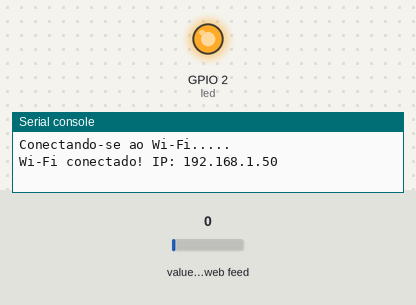
Recording of a program running on a simulated ESP32 board running MicroPython. Parts: output pins drawn as LEDs (lit = HIGH), the last lines printed to the serial console. Inputs (shaded band) come from the test bench; at power-on: value of the web feed 0. WiFi joins after 1.5 s; requests to the public web service named in the program get a made-up reply in its usual format after 0.4 s (London, UTC, broken clouds, 64 % humidity, 1013 hPa unless stated).

Above: at 2.5 s.
At 19.9 s:
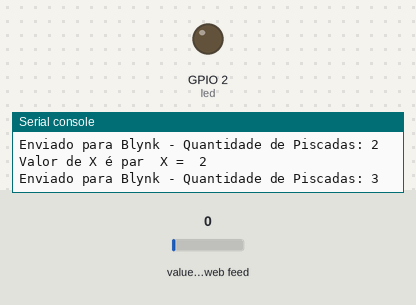
Timing chart, 0 to 32.2 s (numbered marks = the images above):
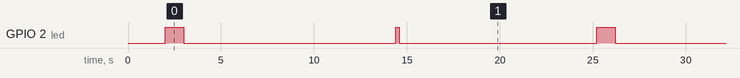

The program:

blink_wifi.py
```python
import network
import urequests
import time
from machine import Pin

led = Pin(2, Pin.OUT)
x = 1

BLYNK_AUTH = "TOKEN"
BLYNK_URL = "http://blynk.cloud/external/api/update"

# --- Wi-Fi ---
SSID = ""
PASSWORD = ""

def piscarMaisRapido():
    led.on()
    time.sleep(0.2)
    led.off()
    time.sleep(0.2)

def piscarMaisLento():
    led.on()
    time.sleep(1)
    led.off()
    time.sleep(1)

def connect_wifi():
    wlan = network.WLAN(network.STA_IF)
    wlan.active(True)
    wlan.connect(SSID, PASSWORD)

    print("Conectando-se ao Wi-Fi...", end="")
    while not wlan.isconnected():

        print(".", end="")
        time.sleep(1)
    print("\nWi-Fi conectado! IP:", wlan.ifconfig()[0])

def send_to_blynk(qtd):
    try:
        qtdPiscadas_url = f"{BLYNK_URL}?token={BLYNK_AUTH}&V0={qtd}"
        urequests.get(qtdPiscadas_url)
        print(f"Enviado para Blynk - Quantidade de Piscadas: {qtd}")
    except Exception as e:
        print("Erro ao enviar dados para Blynk:", e)

def main(x):
    connect_wifi()
    while True:
        if (x % 2 == 0):
            piscarMaisRapido()
            print('Valor de X é par  X = ' , x)
        else:
            piscarMaisLento()
            print('Valor de X é impar  X = ' , x)

        x=x+1
        send_to_blynk(x)
        time.sleep(10)

main(x)
```

Measured:
- by itself, GPIO 2 (led): repeats every 23.2 s: LOW 11.4 s, HIGH 0.20 s, LOW 10.6 s, HIGH 1.0 s
- by itself, everything shown: repeats every 23.2 s, in 4 steps
